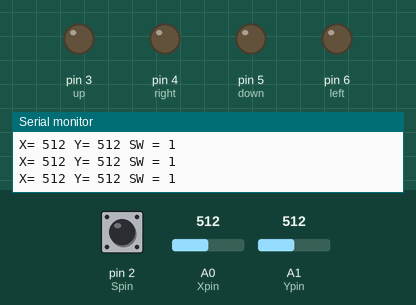
Recording of a sketch running on a simulated Arduino Uno, built with avr-gcc and run on an emulated ATmega328P. On the bench: output pins drawn as LEDs (lit = HIGH), the last lines printed to the serial monitor. Dashed ring = blinking. The inputs (shaded band) are chosen by the test bench; at power-on: A0 (Xpin) = 512, A1 (Ypin) = 512, pin 2 (Spin) HIGH.

Above: at 1.2 s.
1.3 s: A0 (Xpin) set to 526
2.8 s: A0 (Xpin) set to 556
At 2.98 s:
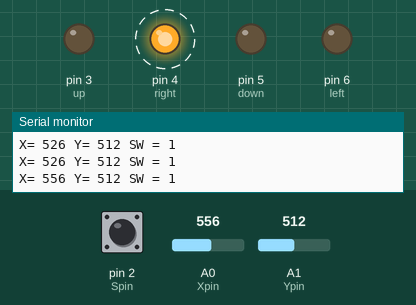
5.8 s: A1 (Ypin) set to 546
At 6.59 s:
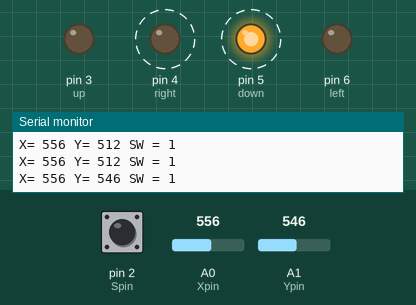
8.8 s: pin 2 (Spin) pulled LOW for 1 s
At 10.79 s:
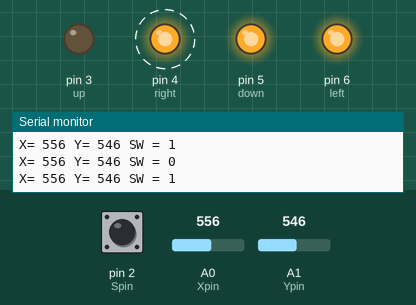
12.4 s: A1 (Ypin) set to 470
At 13.74 s:
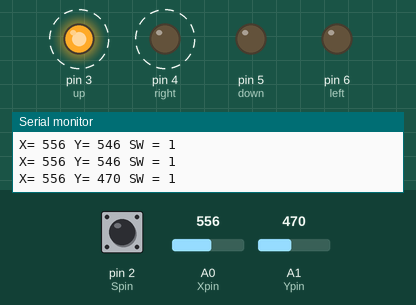
15.4 s: A0 (Xpin) set to 470
At 16.15 s:
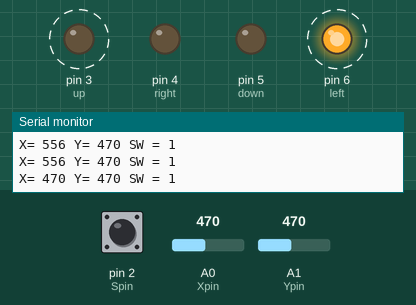
Timing chart, 0 to 19.4 s (numbered marks = the images above; inputs shaded):
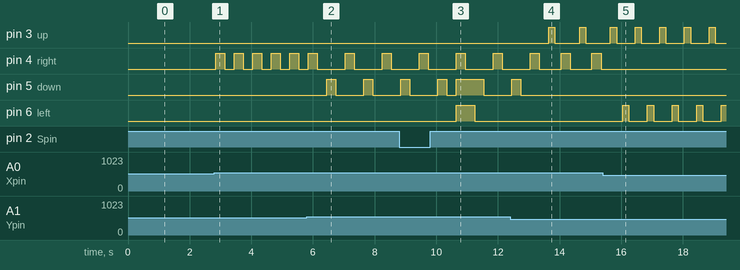

Measured:
- the behaviour switches between 539 and 540 on A0 (Xpin) (found by bisection; images 0 and 1)
- the behaviour switches between 529 and 530 on A1 (Ypin) (found by bisection; images 1 and 2)
- after the input at 2.8 s, pin 4 (right): alternates HIGH for 0.30 s and LOW for 0.30 s, starting at once
- after the input at 5.8 s, pin 4 (right): alternates HIGH for 0.30 s and LOW for 0.90 s, starting after 1.2 s; pin 5 (down): alternates HIGH for 0.30 s and LOW for 0.90 s, starting after 0.64 s
- after the input at 8.8 s, pin 6 (left): LOW → HIGH after 1.8 s, → LOW 0.60 s later
- after the input at 12.4 s, pin 3 (up): alternates HIGH for 0.20 s and LOW for 0.80 s, starting after 1.2 s; pin 5 (down): goes on until 12.7 s, then stays LOW
- after the input at 15.4 s, pin 4 (right): stops changing and stays LOW; pin 6 (left): alternates HIGH for 0.20 s and LOW for 0.60 s, starting after 0.65 s

The sketch:

LED_joystick_controller.ino
```cpp
int Xpin=A0;
int Ypin=A1;
int Spin=2;
int up=3;
int right=4;
int down=5;
int left=6;
int Xval;
int Yval;
int Sval;

int delayT (int voltage) {
  voltage = voltage / 100;

  if (voltage == 10){
    int delayTime = 25;
    return delayTime;
  }

  if (voltage == 9){
    int delayTime = 50;
    return delayTime;
  }

  if (voltage == 8){
    int delayTime = 100;
    return delayTime;
  }

  if (voltage == 7){
    int delayTime = 200;
    return delayTime;
  }

  if (voltage == 6){
    int delayTime = 300;
    return delayTime;
  }

  if (voltage == 5){
    int delayTime = 300;
    return delayTime;
  }
  if (voltage == 4){
    int delayTime = 200;
    return delayTime;
  }
  if (voltage == 3){
    int delayTime = 100;
    return delayTime;
  }
  if (voltage == 2){
    int delayTime = 50;
    return delayTime;
  }
  if (voltage == 1){
    int delayTime = 25;
    return delayTime;
  }

  if (voltage == 0){
    int delayTime = 25;
    return delayTime;
  }

  Serial.println (voltage);

}

void setup() {
  // put your setup code here, to run once:
Serial.begin (9600);
pinMode (Xpin, INPUT);
pinMode (Ypin, INPUT);
pinMode (Spin, INPUT);
pinMode (up, OUTPUT);
pinMode (right, OUTPUT);
pinMode (down, OUTPUT);
pinMode (left, OUTPUT);
digitalWrite (Spin, HIGH);

}

void loop() {
  // put your main code here, to run repeatedly:
  Xval = analogRead (Xpin);
  Yval = analogRead (Ypin);
  Sval = digitalRead (Spin);
  delay (0);

  Serial.print ("X= ");
  Serial.print (Xval);
  Serial.print (" Y= ");
  Serial.print (Yval);
  Serial.print (" SW = ");
  Serial.println (Sval);

  if (Xval >= 540){
    digitalWrite (right, HIGH);
    delay (delayT(Xval));
    digitalWrite (right, LOW);
    delay (delayT(Xval));
  }
  else{
    digitalWrite (right, LOW);
  }

  if (Xval <= 480){
    digitalWrite (left, HIGH);
    delay (delayT(Xval));
    digitalWrite (left, LOW);
    delay (delayT(Xval));
  }
  else{
    digitalWrite (left, LOW);
  }

  if (Yval >= 530){
    digitalWrite (down, HIGH);
    delay (delayT(Yval));
    digitalWrite (down, LOW);
    delay (delayT(Yval));
  }
  else{
    digitalWrite (down, LOW);
  }

  if (Yval <= 470){
    digitalWrite (up, HIGH);
    delay (delayT(Yval));
    digitalWrite (up, LOW);
    delay (delayT(Yval));
  }
  else{
    digitalWrite (up,LOW);
  }

  if (Sval ==0){
    digitalWrite (down, HIGH);
    digitalWrite (right, HIGH);
    digitalWrite (down, HIGH);
    digitalWrite (left, HIGH);
  }


}
```
